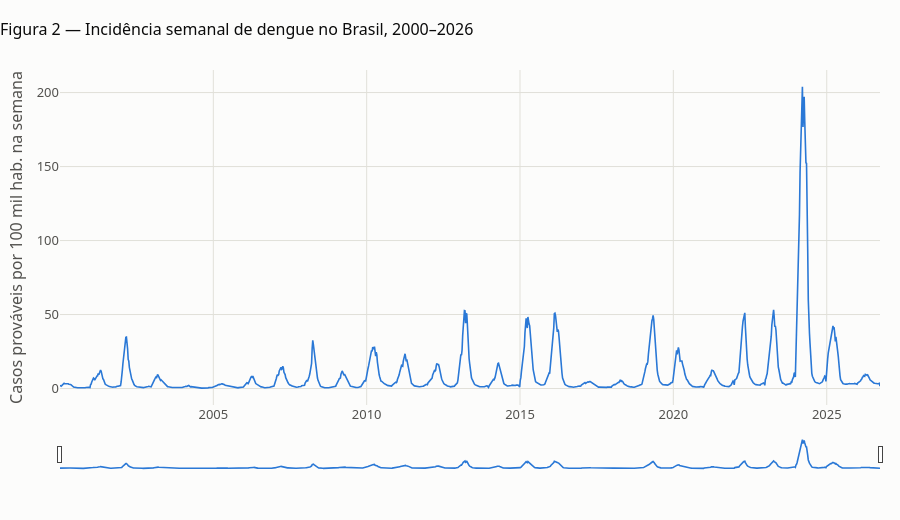

The notebook cell this image was saved under:
### Code cell
fig = go.Figure(
    go.Scatter(
        x=semanal["inicio_semana"],
        y=semanal["incidencia"],
        mode="lines",
        line={"color": viz.CATEGORICA[0], "width": 1.6},
        customdata=semanal[["semana_epi", "ano_epi", "casos"]].to_numpy(),
        hovertemplate=(
            "Semana %{customdata[0]} de %{customdata[1]}<br>"
            "Incidência: %{y:,.2f} por 100 mil hab.<br>Casos: %{customdata[2]:,.0f}<extra></extra>"
        ),
    )
)
fig.update_layout(
    title="Figura 2 — Incidência semanal de dengue no Brasil, 2000–2026",
    yaxis_title="Casos prováveis por 100 mil hab. na semana",
    xaxis={"rangeslider": {"visible": True, "thickness": 0.08}, "tickformat": "%Y", "type": "date"},
    hovermode="closest",
    height=520,
    showlegend=False,
)
viz.salvar_interativo(fig, "fig02_incidencia_semanal")
fig.show()

### Figure 1 — Plotly figure (JSON) as saved in the notebook; plotly's stock layout.template omitted (floating-point values rounded to 4 significant figures; data arrays with more than 128 entries replaced by an {"elided": "..."} marker saying what was removed)
{"data": [{"customdata": {"elided": "1396x3 int values"}, "hovertemplate": "Semana %{customdata[0]} de %{customdata[1]}<br>Incidência: %{y:,.2f} por 100 mil hab.<br>Casos: %{customdata[2]:,.0f}<extra></extra>", "line": {"color": "#2a78d6", "width": 1.6}, "mode": "lines", "type": "scatter", "x": {"elided": "1396 str values"}, "y": {"elided": "1396 float values"}}], "layout": {"height": 520, "hovermode": "closest", "showlegend": false, "title": {"text": "Figura 2 — Incidência semanal de dengue no Brasil, 2000–2026"}, "xaxis": {"rangeslider": {"thickness": 0.08, "visible": true}, "tickformat": "%Y", "type": "date"}, "yaxis": {"title": {"text": "Casos prováveis por 100 mil hab. na semana"}}}}
